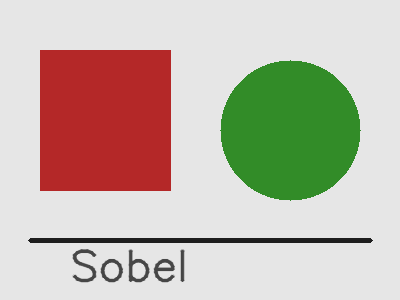
#> input picture lab1/images/test.png, 400 x 300 px
$ python main.py --image images/test.png   (older library calls are emulated)
#> lines starting #> are read from the running program, lines starting #| are printed output that depends on the picture
### lab1/sobel.py
import math

import cv2
import numpy as np


# Ядра Собеля 3x3.
# GX реагирует на вертикальные границы (изменение яркости по горизонтали),
# GY — на горизонтальные границы (изменение яркости по вертикали).
GX = [
    [-1, 0, 1],
    [-2, 0, 2],
    [-1, 0, 1],
]

GY = [
    [-1, -2, -1],
    [0, 0, 0],
    [1, 2, 1],
]


def to_grayscale(image_bgr):
    """Перевод BGR-картинки в яркость. Формула как в OpenCV."""
    blue = image_bgr[:, :, 0].astype(np.float64)
    green = image_bgr[:, :, 1].astype(np.float64)
    red = image_bgr[:, :, 2].astype(np.float64)
    return 0.114 * blue + 0.587 * green + 0.299 * red


def sobel_python(gray):
    """Фильтр Собеля своими циклами, без cv2.Sobel.

    Для каждого пикселя берём окно 3x3 и умножаем его на ядра GX и GY.
    Край в 1 пиксель не считаем: окно вылезло бы за границу картинки.
    """
    height, width = gray.shape
    gx_image = np.zeros((height, width), dtype=np.float64)
    gy_image = np.zeros((height, width), dtype=np.float64)
    magnitude = np.zeros((height, width), dtype=np.float64)

    for y in range(1, height - 1):
        for x in range(1, width - 1):
            gx = 0.0
            gy = 0.0
            for ky in range(-1, 2):
                for kx in range(-1, 2):
                    pixel = gray[y + ky, x + kx]
                    gx += pixel * GX[ky + 1][kx + 1]
                    gy += pixel * GY[ky + 1][kx + 1]
            gx_image[y, x] = gx
            gy_image[y, x] = gy
            magnitude[y, x] = math.sqrt(gx * gx + gy * gy)

    return gx_image, gy_image, magnitude


def sobel_opencv(gray):
    """Тот же фильтр через встроенный cv2.Sobel.

    Модуль градиента считаем сами, той же формулой, что и в sobel_python,
    чтобы сравнивать именно оператор Собеля, а не разные способы нормировки.
    """
    gx_image = cv2.Sobel(gray, cv2.CV_64F, 1, 0, ksize=3)
    gy_image = cv2.Sobel(gray, cv2.CV_64F, 0, 1, ksize=3)
    magnitude = np.sqrt(gx_image * gx_image + gy_image * gy_image)
    return gx_image, gy_image, magnitude


def normalize_magnitude(image):
    """Модуль градиента (числа от 0 и выше) в картинку 0..255."""
    max_value = image.max()
    if max_value == 0:
        return np.zeros(image.shape, dtype=np.uint8)
    scaled = image / max_value * 255.0
    return scaled.astype(np.uint8)


def normalize_signed(image):
    """Производная со знаком: 0 — отрицательная, 128 — ноль, 255 — положительная."""
    max_abs = np.max(np.abs(image))
    if max_abs == 0:
        return np.full(image.shape, 128, dtype=np.uint8)
    scaled = image / max_abs * 127.0 + 128.0
    return np.clip(scaled, 0, 255).astype(np.uint8)

### lab1/main.py
import argparse
import sys
import time
from pathlib import Path

import cv2
import matplotlib.pyplot as plt
import numpy as np

from sobel import (
    normalize_magnitude,
    normalize_signed,
    sobel_opencv,
    sobel_python,
    to_grayscale,
)


# Своя реализация на чистых циклах медленная.
# Если сторона больше этого значения, картинку уменьшаем, иначе ждать придётся минуты.
MAX_SIDE = 500

# Один прогон скачет из-за загрузки процессора, поэтому берём среднее.
# OpenCV считается миллисекунды, ему нужно больше повторов, чем циклам на Python.
PYTHON_REPEATS = 3
OPENCV_REPEATS = 10


def create_test_image(path):
    """Простая картинка с фигурами: на ней хорошо видно, где Собель находит границы."""
    image = np.full((300, 400, 3), 230, dtype=np.uint8)
    cv2.rectangle(image, (40, 50), (170, 190), (40, 40, 180), thickness=-1)
    cv2.circle(image, (290, 130), 70, (40, 140, 50), thickness=-1)
    cv2.line(image, (30, 240), (370, 240), (30, 30, 30), thickness=4)
    cv2.putText(
        image,
        "Sobel",
        (70, 280),
        cv2.FONT_HERSHEY_SIMPLEX,
        1.4,
        (70, 70, 70),
        2,
        cv2.LINE_AA,
    )
    cv2.imwrite(str(path), image)


def limit_size(image):
    height, width = image.shape[:2]
    longest = max(height, width)
    if longest <= MAX_SIDE:
        return image
    scale = MAX_SIDE / longest
    new_size = (int(width * scale), int(height * scale))
    print(
        f"Картинка {width}x{height} уменьшена до {new_size[0]}x{new_size[1]}: "
        "своя реализация на циклах иначе считается очень долго."
    )
    return cv2.resize(image, new_size, interpolation=cv2.INTER_AREA)


def measure(func, gray, repeats):
    """Возвращает результат и среднее время одного вызова."""
    result = None
    total = 0.0
    for _ in range(repeats):
        start = time.perf_counter()
        result = func(gray)
        total += time.perf_counter() - start
    return result, total / repeats


def save_timing_chart(rows, path):
    labels = [row["label"] for row in rows]
    python_times = [row["python"] for row in rows]
    opencv_times = [row["opencv"] for row in rows]

    x = np.arange(len(labels))
    bar_width = 0.36

    fig, ax = plt.subplots(figsize=(8, 4.5))
    ax.bar(x - bar_width / 2, python_times, bar_width, label="Своя реализация")
    ax.bar(x + bar_width / 2, opencv_times, bar_width, label="OpenCV")
    ax.set_yscale("log")
    ax.set_xticks(x)
    ax.set_xticklabels(labels)
    ax.set_ylabel("Время, секунды (логарифмическая шкала)")
    ax.set_xlabel("Размер изображения")
    ax.set_title("Сравнение времени работы фильтра Собеля")
    ax.legend()
    fig.tight_layout()
    fig.savefig(path, dpi=120)
    plt.close(fig)


def gray_to_bgr(gray_u8):
    return cv2.cvtColor(gray_u8, cv2.COLOR_GRAY2BGR)


def with_caption(image_bgr, text):
    """Подпись сверху. Шрифт OpenCV не умеет кириллицу, поэтому подписи на английском."""
    header = np.full((32, image_bgr.shape[1], 3), 255, dtype=np.uint8)
    cv2.putText(
        header,
        text,
        (8, 22),
        cv2.FONT_HERSHEY_SIMPLEX,
        0.6,
        (0, 0, 0),
        1,
        cv2.LINE_AA,
    )
    return np.vstack([header, image_bgr])


def print_timing(label, python_time, opencv_time):
    speedup = python_time / opencv_time if opencv_time > 0 else 0
    print(
        f"{label}: своя реализация {python_time:.4f} с, "
        f"OpenCV {opencv_time:.6f} с, "
        f"OpenCV быстрее в {speedup:.0f} раз"
    )


def run_benchmark(gray):
    """Считает фильтр на трёх размерах, от меньшего к большему.

    На полном размере заодно запоминаем сами картинки градиента,
    чтобы не запускать фильтр ещё раз отдельно от замера.
    """
    height, width = gray.shape
    # Последний элемент — исходный размер, его результат пойдёт в картинки.
    samples = []
    for scale in (0.35, 0.6, 1.0):
        if scale == 1.0:
            samples.append((gray, True))
        else:
            new_width = max(3, int(width * scale))
            new_height = max(3, int(height * scale))
            small = cv2.resize(gray, (new_width, new_height), interpolation=cv2.INTER_AREA)
            samples.append((small, False))

    rows = []
    full_python = None
    full_opencv = None

    for sample, is_full_size in samples:
        sample_height, sample_width = sample.shape
        label = f"{sample_width}x{sample_height}"
        print(f"Замер {label}...")
        python_result, python_time = measure(sobel_python, sample, repeats=PYTHON_REPEATS)
        opencv_result, opencv_time = measure(sobel_opencv, sample, repeats=OPENCV_REPEATS)
        rows.append(
            {
                "label": label,
                "python": python_time,
                "opencv": opencv_time,
            }
        )
        print_timing(label, python_time, opencv_time)
        if is_full_size:
            full_python = python_result
            full_opencv = opencv_result

    return rows, full_python, full_opencv


def main():
    parser = argparse.ArgumentParser(description="Фильтр Собеля: своя реализация и OpenCV")
    parser.add_argument(
        "--image",
        default=None,
        help="Путь к изображению. Если не указан, берётся images/test.png",
    )
    args = parser.parse_args()

    base_dir = Path(__file__).resolve().parent
    images_dir = base_dir / "images"
    results_dir = base_dir / "results"
    images_dir.mkdir(exist_ok=True)
    results_dir.mkdir(exist_ok=True)

    if args.image:
        image_path = Path(args.image)
    else:
        image_path = images_dir / "test.png"
        if not image_path.exists():
            create_test_image(image_path)

    image = cv2.imread(str(image_path), cv2.IMREAD_COLOR)
#> image is the input picture: shape (300, 400, 3); mean B, G, R 172.1, 184.9, 194.9
    if image is None:
        print(f"Не удалось открыть изображение: {image_path}")
        return 1

    image = limit_size(image)
    gray = to_grayscale(image)
    height, width = gray.shape
#> height = 300; width = 400
    print(f"Размер для расчёта: {width}x{height}")
#| Размер для расчёта: 400x300
    print(
        f"Своя реализация усредняется по {PYTHON_REPEATS} запускам, "
        f"OpenCV — по {OPENCV_REPEATS}."
    )
    print()

    rows, (gx_py, gy_py, mag_py), (_, _, mag_cv) = run_benchmark(gray)
#> after the loop in run_benchmark, `for scale in (0.35, 0.6, 1.0):`: samples = 3 items
#> the loop in run_benchmark, `for sample, is_full_size in samples:` made 3 passes
#> (is_full_size, sample_height, sample_width, label, python_time, opencv_time) on passes 1 to 3: (False, 105, 140, '140x105', 0.165, 0.00135), (False, 180, 240, '240x180', 0.46, 0.000803), (True, 300, 400, '400x300', 0.742, 0.00142)
#> (printed output is left out)
#> pass 1, in sobel_opencv, `magnitude = np.sqrt(gx_image * gx_image + gy_image * gy_image)`:
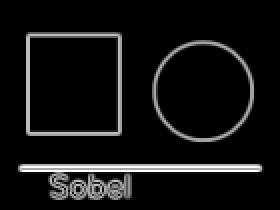
#> magnitude: shape (105, 140) float64 (shown 2 times larger); min 0, max 800, mean 59.1; drawn with min black and max white
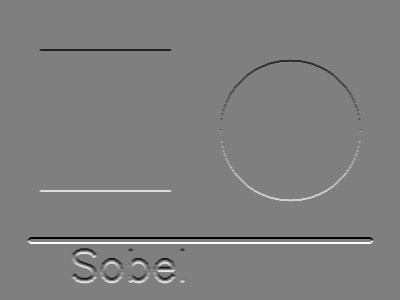
#> gy_py: shape (300, 400) float64; min -800, max 800, mean 0; drawn with min black and max white
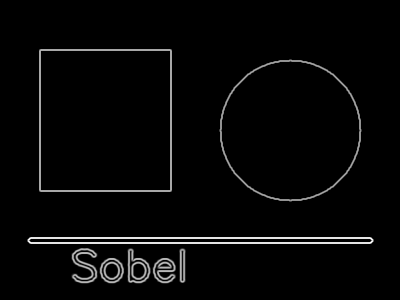
#> mag_py: shape (300, 400) float64; min 0, max 894.4, mean 25.1; drawn with min black and max white
#> rows = 3 items
    python_time = rows[-1]["python"]
#> python_time = 0.742
    opencv_time = rows[-1]["opencv"]
#> opencv_time = 0.00142

    # Своя версия не трогает рамку в 1 пиксель. OpenCV на краю достраивает пиксели
    # за границей, поэтому там результат может отличаться. Сравниваем внутреннюю часть.
    inner_py = mag_py[1 : height - 1, 1 : width - 1]
    inner_cv = mag_cv[1 : height - 1, 1 : width - 1]
    abs_diff = np.abs(inner_py - inner_cv)
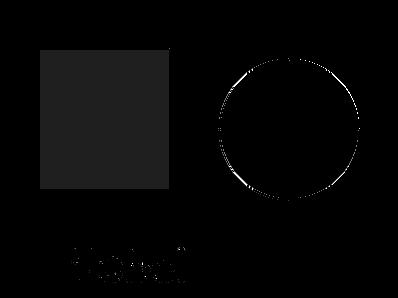
#> abs_diff: shape (298, 398) float64; min 0, max 1.14e-13, mean 2.43e-15; drawn with min black and max white
    mean_diff = float(abs_diff.mean())
#> mean_diff = 2.43e-15
    max_diff = float(abs_diff.max())
#> max_diff = 1.14e-13

    mag_py_u8 = normalize_magnitude(mag_py)
#> in normalize_magnitude, `max_value = image.max()`: max_value = 894.4
    mag_cv_u8 = normalize_magnitude(mag_cv)
    gray_u8 = np.clip(gray, 0, 255).astype(np.uint8)

    cv2.imwrite(str(results_dir / "gray.png"), gray_u8)
    cv2.imwrite(str(results_dir / "gx_python.png"), normalize_signed(gx_py))
#> in normalize_signed, `max_abs = np.max(np.abs(image))`: max_abs = 800
    cv2.imwrite(str(results_dir / "gy_python.png"), normalize_signed(gy_py))
    cv2.imwrite(str(results_dir / "sobel_python.png"), mag_py_u8)
    cv2.imwrite(str(results_dir / "sobel_opencv.png"), mag_cv_u8)

    diff_u8 = np.clip(abs_diff, 0, 255).astype(np.uint8)
#> diff_u8: shape (298, 398); every value is 0
    diff_full = np.zeros((height, width), dtype=np.uint8)
    diff_full[1 : height - 1, 1 : width - 1] = diff_u8
#> diff_full: shape (300, 400); every value is 0
    cv2.imwrite(str(results_dir / "difference.png"), diff_full)

    comparison = np.hstack(
        [
            with_caption(image, "original"),
            with_caption(gray_to_bgr(gray_u8), "gray"),
            with_caption(gray_to_bgr(mag_py_u8), "python"),
            with_caption(gray_to_bgr(mag_cv_u8), "opencv"),
        ]
    )
#> in with_caption (call 2), `header = np.full((32, image_bgr.shape[1], 3), 255, dtype=np.uint8)`: header: shape (32, 400, 3); every value is 255
#> in with_caption (call 2), `cv2.putText( header, text, (8, 22), cv2.FONT_HERSHEY_SIMPLEX, 0.6, (0,..`: header: shape (32, 400, 3); min 5, max 255, mean 252.4
#> call 3 of with_caption, with text = 'python'
#> in with_caption (call 3), `cv2.putText( header, text, (8, 22), cv2.FONT_HERSHEY_SIMPLEX, 0.6, (0,..`: header: shape (32, 400, 3); min 5, max 255, mean 251.1
#> in with_caption (call 3), `return np.vstack([header, image_bgr])`:
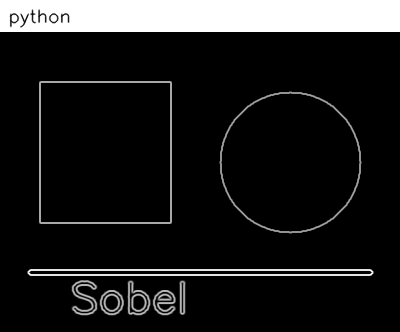
#> returned value: shape (332, 400, 3); min 0, max 255, mean 30.6
#> in with_caption (call 4), `cv2.putText( header, text, (8, 22), cv2.FONT_HERSHEY_SIMPLEX, 0.6, (0,..`: header: shape (32, 400, 3); min 3, max 255, mean 251.3
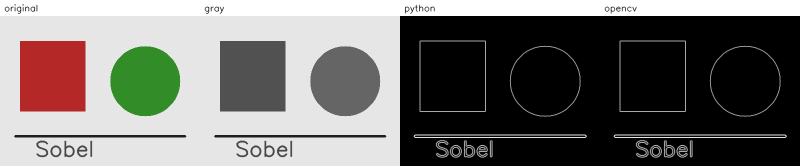
#> comparison: shape (332, 1600, 3) (shown at 1/2 size); mean B, G, R 108.4, 111.3, 113.5
    cv2.imwrite(str(results_dir / "comparison.png"), comparison)

    print()
    print(f"Средняя |разница| внутри изображения: {mean_diff:.3e}")
#| Средняя |разница| внутри изображения: 2.430e-15
    print(f"Максимальная |разница| внутри изображения: {max_diff:.3e}")
#| Максимальная |разница| внутри изображения: 1.137e-13

    save_timing_chart(rows, results_dir / "timing.png")
#> in save_timing_chart, `labels = [row["label"] for row in rows]`: labels = ['140x105', '240x180', '400x300']
#> in save_timing_chart, `python_times = [row["python"] for row in rows]`: python_times = [0.165, 0.46, 0.742]
#> in save_timing_chart, `opencv_times = [row["opencv"] for row in rows]`: opencv_times = [0.00135, 0.000803, 0.00142]
#> in save_timing_chart, `x = np.arange(len(labels))`: x = [0, 1, 2]
#> in save_timing_chart, `fig.savefig(path, dpi=120)`:
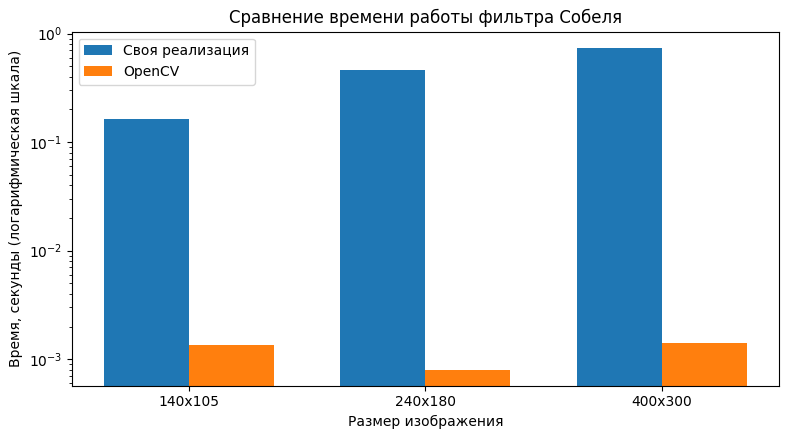
#> figure drawn by matplotlib, 1 panel; tallest bar 0.742 high, from x = 1.64 to 2; tallest bar 0.00142 high, from x = 2 to 2.36

    lines = [
        f"image: {image_path}",
        f"size: {width}x{height}",
        f"python_seconds: {python_time:.6f}",
        f"opencv_seconds: {opencv_time:.6f}",
        f"python_repeats: {PYTHON_REPEATS}",
        f"opencv_repeats: {OPENCV_REPEATS}",
        f"mean_abs_diff_inner: {mean_diff:.3e}",
        f"max_abs_diff_inner: {max_diff:.3e}",
        "",
        "size\tpython_s\topencv_s",
    ]
#> lines = 10 items, first 6: 'image: images/test.png', 'size: 400x300', 'python_seconds: 0.741524', 'opencv_seconds: 0.001421', 'python_repeats: 3', 'opencv_repeats: 10'
    for row in rows:
        lines.append(f"{row['label']}\t{row['python']:.6f}\t{row['opencv']:.6f}")
#> this loop made 3 passes
#> row on passes 1 to 3: {'label': '140x105', 'python': 0.165, 'opencv': 0.00135}, {'label': '240x180', 'python': 0.46, 'opencv': 0.000803}, {'label': '400x300', 'python': 0.742, 'opencv': 0.00142}
#> after the loop, lines = 13 items, first 6: 'image: images/test.png', 'size: 400x300', 'python_seconds: 0.741524', 'opencv_seconds: 0.001421', 'python_repeats: 3', 'opencv_repeats: 10'
    (results_dir / "timings.txt").write_text("\n".join(lines) + "\n", encoding="utf-8")

    print()
    print(f"Результаты сохранены в {results_dir}")
    return 0


if __name__ == "__main__":
    sys.exit(main())
#> (the program exits here)
